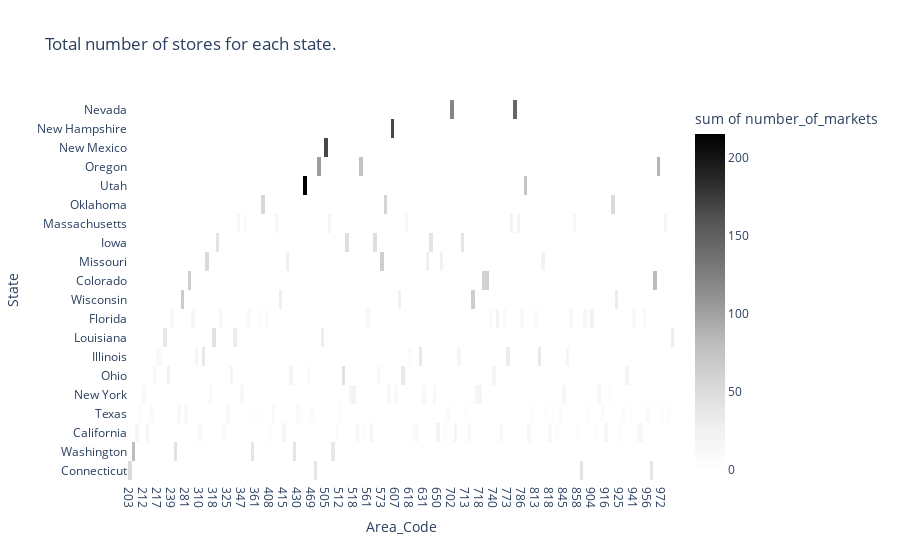

Notebook cell for this chart:
### Code cell
px.density_heatmap(q_3 ,
x = 'Area_Code' , 
y = 'State', 
z = 'number_of_markets' ,
color_continuous_scale= 'Greys' ,
hover_name='number_of_markets' ,
title='Total number of stores for each state.')

### Figure 1 — Plotly figure (JSON) as saved in the notebook; plotly's stock layout.template omitted (floating-point values rounded to 4 significant figures; data arrays with more than 128 entries replaced by an {"elided": "..."} marker saying what was removed)
{"data": [{"coloraxis": "coloraxis", "histfunc": "sum", "hovertemplate": "Area_Code=%{x}<br>State=%{y}<br>sum of number_of_markets=%{z}<extra></extra>", "name": "", "type": "histogram2d", "x": {"elided": "156 str values"}, "xaxis": "x", "xbingroup": "x", "y": {"elided": "156 str values"}, "yaxis": "y", "ybingroup": "y", "z": {"elided": "156 int values"}}], "layout": {"coloraxis": {"colorbar": {"title": {"text": "sum of number_of_markets"}}, "colorscale": [[0, "rgb(255,255,255)"], [0.125, "rgb(240,240,240)"], [0.25, "rgb(217,217,217)"], [0.375, "rgb(189,189,189)"], [0.5, "rgb(150,150,150)"], [0.625, "rgb(115,115,115)"], [0.75, "rgb(82,82,82)"], [0.875, "rgb(37,37,37)"], [1, "rgb(0,0,0)"]]}, "legend": {"tracegroupgap": 0}, "title": {"text": "Total number of stores for each state."}, "xaxis": {"anchor": "y", "domain": [0, 1], "title": {"text": "Area_Code"}}, "yaxis": {"anchor": "x", "domain": [0, 1], "title": {"text": "State"}}}}
